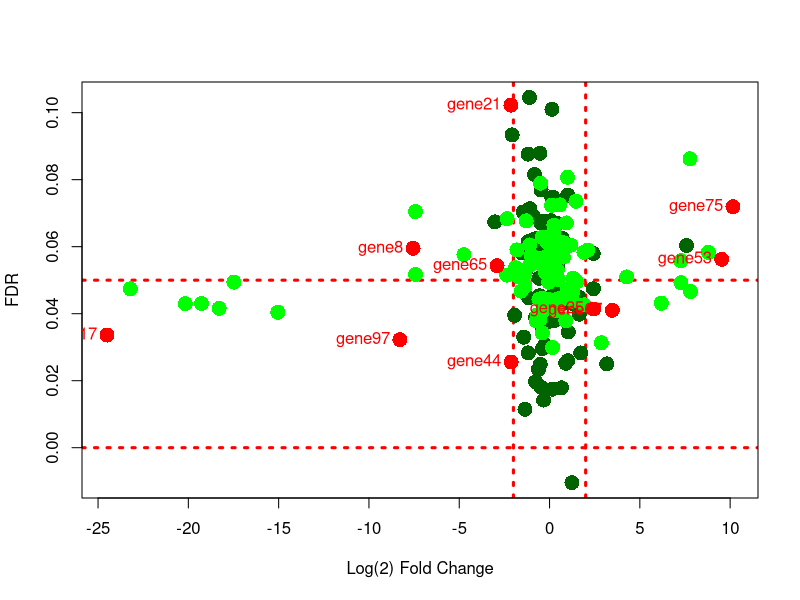
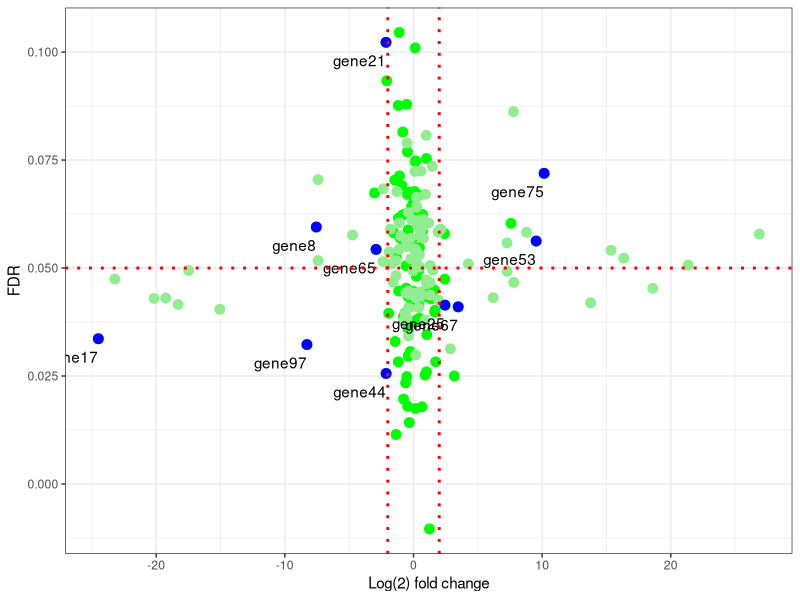

Write the R code that produced these figures, in order.
## ---- chunk 1
set.seed(100)
edge = data.frame(
  gene = paste0("gene",sample(100)),
  logFC = c(rnorm(80,0,1),rnorm(20,0,12)),
  logFDR = rnorm(100,mean=0.05, sd=0.02)
)
## ---- chunk 2
dsq =data.frame(
  gene = paste0("gene",sample(100)),
  logFC = c(rnorm(70,0,1),rnorm(30,0,12)),
  logFDR = rnorm(100,mean=0.05, sd=0.01)
)
## ---- chunk 3
set.seed(200)
## ---- chunk 4
cf=edge[abs(edge$logFC)>2,][sample(nrow(edge[abs(edge$logFC)>2,]),10),]
## ---- chunk 5
dsq[dsq$gene %in% cf$gene,]=cf
## ---- chunk 6
edge.sorted=edge[with(edge,order(gene)),]
dsq.sorted=dsq[with(dsq,order(gene)),]
## ---- chunk 7
with(edge.sorted,
     plot (logFC, logFDR,
  col = "darkgreen",
  pch = 16,
  cex=2,
  xlab="Log(2) Fold Change",
  ylab="FDR",
  abline(v=c(-2,2),h=c(0,0.05), col="red", lty=3,lwd=3)
))

# Now overlay second plot
with (dsq.sorted,
points(
  x = logFC,
  y = logFDR,
  col = "green",
  pch = 16,
  cex=2
))

# Highlight points of interest
with(edge.sorted,
points(
    x = logFC[logFC == dsq.sorted$logFC],
    y = logFDR[logFDR == dsq.sorted$logFDR],
  col = "red",
  pch = 16,
  cex=2
))

# Add labels to points of interest
with (edge.sorted,
text(
  x = logFC[logFC == dsq.sorted$logFC],
  y = logFDR[logFDR == dsq.sorted$logFDR],
  gene[logFC == dsq.sorted$logFC] ,
  cex = 1,
  pos=2,
  col = "red"
))

## ---- chunk 8
suppressPackageStartupMessages(library(dplyr))
suppressPackageStartupMessages(library(ggplot2))
suppressPackageStartupMessages(library(ggrepel))
## ---- chunk 9
dfm = merge(edge.sorted, dsq.sorted, by = "gene")
dfm1 = dfm[dfm$logFC.x == dfm$logFC.y & dfm$logFDR.x == dfm$logFDR.y, ]
## ---- chunk 10
ggplot(dfm) +
  geom_point(
    data = dfm,
    aes(x = logFC.x, y = logFDR.x),
    color = "green",
    cex = 3
  ) +
  geom_point(
    data = dfm,
    aes(x = logFC.y, y = logFDR.y),
    color = "lightgreen",
    cex = 3
  ) +
  geom_point(
    data = dfm1,
    aes(x = logFC.x, y = logFDR.x),
    color = "blue",
    cex = 3
  ) +
  geom_text(
    data = dfm1,
    aes(x = logFC.x, y = logFDR.x, label = gene),
    hjust = 1,
    vjust = 2
  ) +
  theme_bw() +
  xlab("Log(2) fold change") +
  ylab("FDR") +
  geom_vline(
    xintercept = 2,
    col = "red",
    linetype = "dotted",
    size = 1
  ) +
  geom_vline(
    xintercept = -2,
    col = "red",
    linetype = "dotted",
    size = 1
  ) +
  geom_hline(
    yintercept = 0.05,
    col = "red",
    linetype = "dotted",
    size = 1
  )
